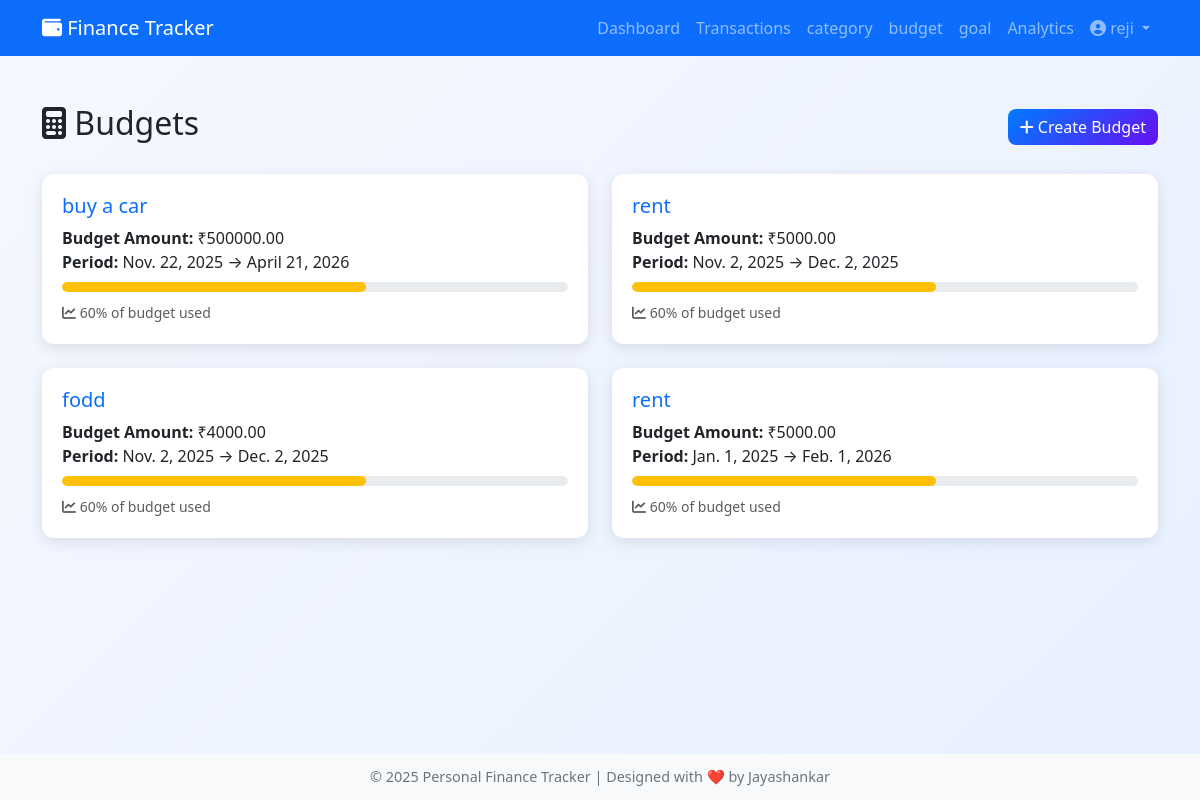
Page /budgets/ (signed in) on the committed database.
### app/models.py (models this page shows, shortened)
class Budget(models.Model):
    user = models.ForeignKey(User, on_delete=models.CASCADE)
    category = models.ForeignKey(Category, on_delete=models.CASCADE)
    amount = models.DecimalField(max_digits=10, decimal_places=2)
    start_date = models.DateField()
    end_date = models.DateField()

class Category(models.Model):
    CATEGORY_TYPES = [
        ('expense', 'Expense'),
        ('income', 'Income'),
    ]
    name = models.CharField(max_length=100)
    description = models.TextField(blank=True)
    category_type = models.CharField(max_length=10, choices=CATEGORY_TYPES, default='expense')
    user = models.ForeignKey(User, on_delete=models.CASCADE)
    class Meta:
        unique_together = ('name', 'user')

### app/views.py (the view)
# urls.py: path('budgets/', views.budget_list, name='budget_list'),
@login_required
def budget_list(request):
    budgets = Budget.objects.filter(user=request.user)
    return render(request, 'budget_list.html', {'budgets': budgets})

### personal_finance/template/budget_list.html (shortened to what this page needs)
<!DOCTYPE html>
<html lang="en">
<head>
    <link href="https://cdn.jsdelivr.net/npm/bootstrap@5.3.0/dist/css/bootstrap.min.css" rel="stylesheet">
    <link href="https://cdnjs.cloudflare.com/ajax/libs/font-awesome/6.4.0/css/all.min.css" rel="stylesheet">
</head>
<body>
    <nav class="navbar navbar-expand-lg navbar-dark bg-primary">
        <div class="container">
            <a class="navbar-brand" href="{% url 'dashboard' %}">
                <i class="fas fa-wallet"></i> Finance Tracker
            </a>
            <div class="navbar-nav ms-auto">
                <a class="nav-link" href="{% url 'dashboard' %}">Dashboard</a>
                <a class="nav-link" href="{% url 'transaction_list' %}">Transactions</a>
                <a class="nav-link" href="{% url 'category_list' %}">category</a>
                <a class="nav-link" href="{% url 'budget_list' %}">budget</a>
                <a class="nav-link" href="{% url 'goal_list' %}">goal</a>
                <a class="nav-link" href="{% url 'analytics' %}">Analytics</a>
                <div class="nav-item dropdown">
                    <a class="nav-link dropdown-toggle" href="#" id="navbarDropdown" role="button" data-bs-toggle="dropdown">
                        <i class="fas fa-user-circle"></i> {{ user.username }}
                    </a>
                </div>
            </div>
        </div>
    </nav>
    <div class="container my-5">
        <div class="d-flex justify-content-between align-items-center mb-4">
            <h2><i class="fas fa-calculator"></i> Budgets</h2>
            <a href="{% url 'budget_create' %}" class="btn btn-primary">
                <i class="fas fa-plus"></i> Create Budget
            </a>
        </div>
        {% if budgets %}
        <div class="row">
            {% for budget in budgets %}
            <div class="col-md-6 mb-4">
                <div class="card">
                    <div class="card-body">
                        <h5 class="card-title text-primary">{{ budget.category.name }}</h5>
                        <p class="card-text mb-2">
                            <strong>Budget Amount:</strong> ₹{{ budget.amount }}<br>
                            <strong>Period:</strong> {{ budget.start_date }} → {{ budget.end_date }}
                        </p>
                        <div class="progress mb-2">
                            <div class="progress-bar bg-warning" style="width: 60%"></div>
                        </div>
                        <small class="text-muted"><i class="fas fa-chart-line"></i> 60% of budget used</small>
                    </div>
                </div>
            </div>
            {% endfor %}
        </div>
        {% endif %}
    </div>
    <footer>
        © 2025 Personal Finance Tracker | Designed with ❤️ by Jayashankar
    </footer>
</body>
</html>

### personal_finance/template/budget_list.html (style rules this page uses)
body { background: linear-gradient(135deg, #f5f8ff, #e8f0ff); min-height: 100vh; display: flex; flex-direction: column; }
.btn-primary { background: linear-gradient(135deg, #007bff, #6610f2); border: none; border-radius: 0.5rem; transition: all 0.3s ease; }
.card { border: none; border-radius: 0.75rem; box-shadow: 0 4px 15px rgba(0,0,0,0.1); transition: transform 0.2s ease; }
.card-body { padding: 1.25rem; }
.progress { height: 10px; border-radius: 5px; }
.progress-bar { border-radius: 5px; }
footer { margin-top: auto; background: #f8f9fa; color: #6c757d; text-align: center; padding: 0.75rem; font-size: 0.9rem; }

### rows in the picture
Budget: category.name "buy a car", amount "500000.00", start_date "Nov. 22, 2025", end_date "April 21, 2026"
Budget: category.name "rent", amount "5000.00", start_date "Nov. 2, 2025", end_date "Dec. 2, 2025"
Budget: category.name "fodd", amount "4000.00", start_date "Nov. 2, 2025", end_date "Dec. 2, 2025"
Budget: category.name "rent", amount "5000.00", start_date "Jan. 1, 2025", end_date "Feb. 1, 2026"

### other values in the picture
{{ user.username }} "reji"
